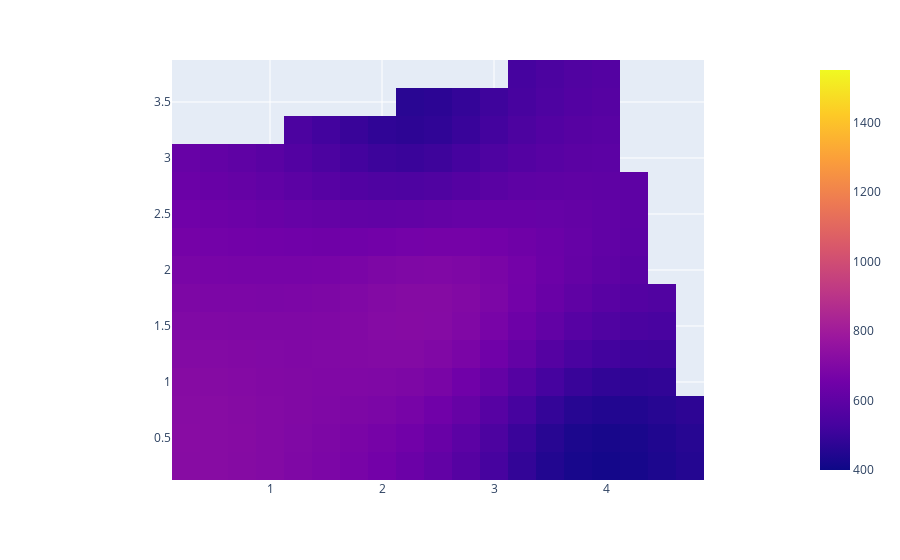
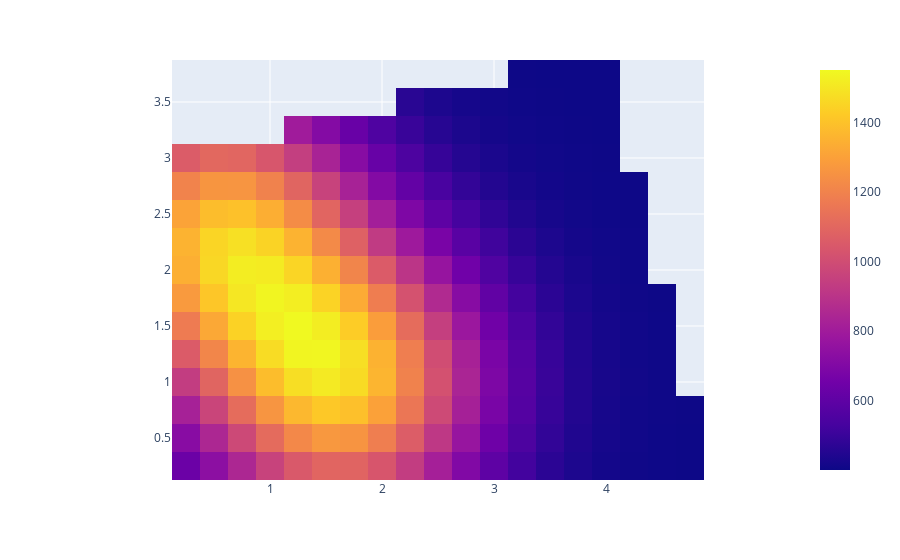
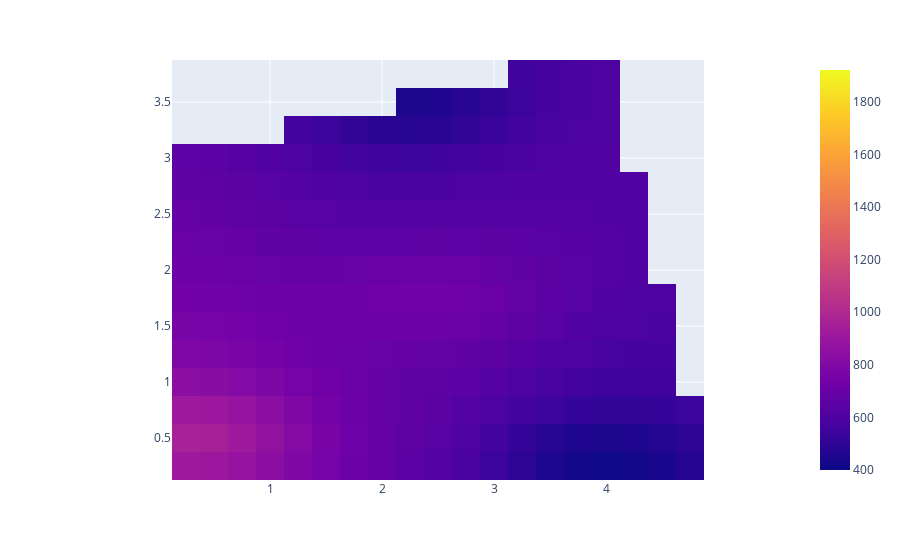
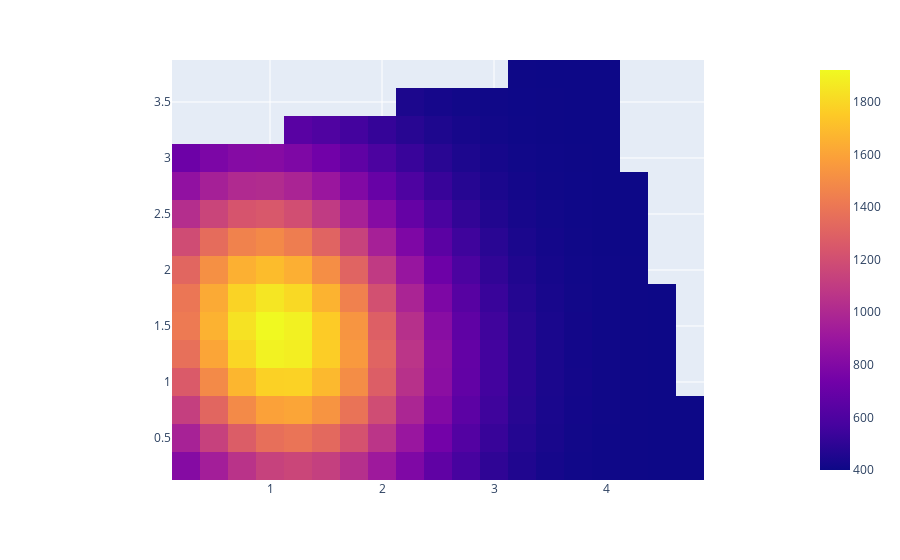

Notebook cell for these charts, in order:
### Code cell
for i in range(30):
    demo.run_cycle()

    print(" ------ INTERPOLATION ------")
    fig = px.imshow(demo.grid_map, range_color = (400, demo.real_map.max().max()))
    fig.update_yaxes(autorange = True)
    fig.show()

    # if demo.variogram is not None:
    #     x = np.arange(0, 2.5, 0.1)
    #     y = [demo.variogram.variance(i) for i in x]
    #     fig = px.line(x = x, y = y)
    #     fig.show()
    
    print(" ------ REAL ------")
    fig = px.imshow(demo.real_map)
    fig.update_yaxes(autorange = True)
    fig.show()

### Figure 1 — Plotly figure (JSON) as saved in the notebook; plotly's stock layout.template omitted (floating-point values rounded to 4 significant figures; data arrays with more than 128 entries replaced by an {"elided": "..."} marker saying what was removed)
{"data": [{"coloraxis": "coloraxis", "hovertemplate": "x: %{x}<br>y: %{y}<br>color: %{z}<extra></extra>", "name": "0", "type": "heatmap", "x": [0.25, 0.5, 0.75, 1, 1.25, 1.5, 1.75, 2, 2.25, 2.5, 2.75, 3, 3.25, 3.5, 3.75, 4, 4.25, 4.5, 4.75], "xaxis": "x", "y": [0.25, 0.5, 0.75, 1, 1.25, 1.5, 1.75, 2, 2.25, 2.5, 2.75, 3, 3.25, 3.5, 3.75], "yaxis": "y", "z": {"elided": "15x19 float values"}}], "layout": {"coloraxis": {"cmax": 1552.0, "cmin": 400, "colorscale": [[0, "#0d0887"], [0.1111, "#46039f"], [0.2222, "#7201a8"], [0.3333, "#9c179e"], [0.4444, "#bd3786"], [0.5556, "#d8576b"], [0.6667, "#ed7953"], [0.7778, "#fb9f3a"], [0.8889, "#fdca26"], [1, "#f0f921"]]}, "margin": {"t": 60}, "xaxis": {"anchor": "y", "constrain": "domain", "domain": [0, 1], "scaleanchor": "y"}, "yaxis": {"anchor": "x", "autorange": true, "constrain": "domain", "domain": [0, 1]}}}

### Figure 2 — Plotly figure (JSON) as saved in the notebook; plotly's stock layout.template omitted (floating-point values rounded to 4 significant figures; data arrays with more than 128 entries replaced by an {"elided": "..."} marker saying what was removed)
{"data": [{"coloraxis": "coloraxis", "hovertemplate": "x: %{x}<br>y: %{y}<br>color: %{z}<extra></extra>", "name": "0", "type": "heatmap", "x": [0.25, 0.5, 0.75, 1, 1.25, 1.5, 1.75, 2, 2.25, 2.5, 2.75, 3, 3.25, 3.5, 3.75, 4, 4.25, 4.5, 4.75], "xaxis": "x", "y": [3.75, 3.5, 3.25, 3, 2.75, 2.5, 2.25, 2, 1.75, 1.5, 1.25, 1, 0.75, 0.5, 0.25], "yaxis": "y", "z": {"elided": "15x19 float values"}}], "layout": {"coloraxis": {"colorscale": [[0, "#0d0887"], [0.1111, "#46039f"], [0.2222, "#7201a8"], [0.3333, "#9c179e"], [0.4444, "#bd3786"], [0.5556, "#d8576b"], [0.6667, "#ed7953"], [0.7778, "#fb9f3a"], [0.8889, "#fdca26"], [1, "#f0f921"]]}, "margin": {"t": 60}, "xaxis": {"anchor": "y", "constrain": "domain", "domain": [0, 1], "scaleanchor": "y"}, "yaxis": {"anchor": "x", "autorange": true, "constrain": "domain", "domain": [0, 1]}}}

### Figure 3 — Plotly figure (JSON) as saved in the notebook; plotly's stock layout.template omitted (floating-point values rounded to 4 significant figures; data arrays with more than 128 entries replaced by an {"elided": "..."} marker saying what was removed)
{"data": [{"coloraxis": "coloraxis", "hovertemplate": "x: %{x}<br>y: %{y}<br>color: %{z}<extra></extra>", "name": "0", "type": "heatmap", "x": [0.25, 0.5, 0.75, 1, 1.25, 1.5, 1.75, 2, 2.25, 2.5, 2.75, 3, 3.25, 3.5, 3.75, 4, 4.25, 4.5, 4.75], "xaxis": "x", "y": [0.25, 0.5, 0.75, 1, 1.25, 1.5, 1.75, 2, 2.25, 2.5, 2.75, 3, 3.25, 3.5, 3.75], "yaxis": "y", "z": {"elided": "15x19 float values"}}], "layout": {"coloraxis": {"cmax": 1921.0, "cmin": 400, "colorscale": [[0, "#0d0887"], [0.1111, "#46039f"], [0.2222, "#7201a8"], [0.3333, "#9c179e"], [0.4444, "#bd3786"], [0.5556, "#d8576b"], [0.6667, "#ed7953"], [0.7778, "#fb9f3a"], [0.8889, "#fdca26"], [1, "#f0f921"]]}, "margin": {"t": 60}, "xaxis": {"anchor": "y", "constrain": "domain", "domain": [0, 1], "scaleanchor": "y"}, "yaxis": {"anchor": "x", "autorange": true, "constrain": "domain", "domain": [0, 1]}}}

### Figure 4 — Plotly figure (JSON) as saved in the notebook; plotly's stock layout.template omitted (floating-point values rounded to 4 significant figures; data arrays with more than 128 entries replaced by an {"elided": "..."} marker saying what was removed)
{"data": [{"coloraxis": "coloraxis", "hovertemplate": "x: %{x}<br>y: %{y}<br>color: %{z}<extra></extra>", "name": "0", "type": "heatmap", "x": [0.25, 0.5, 0.75, 1, 1.25, 1.5, 1.75, 2, 2.25, 2.5, 2.75, 3, 3.25, 3.5, 3.75, 4, 4.25, 4.5, 4.75], "xaxis": "x", "y": [3.75, 3.5, 3.25, 3, 2.75, 2.5, 2.25, 2, 1.75, 1.5, 1.25, 1, 0.75, 0.5, 0.25], "yaxis": "y", "z": {"elided": "15x19 float values"}}], "layout": {"coloraxis": {"colorscale": [[0, "#0d0887"], [0.1111, "#46039f"], [0.2222, "#7201a8"], [0.3333, "#9c179e"], [0.4444, "#bd3786"], [0.5556, "#d8576b"], [0.6667, "#ed7953"], [0.7778, "#fb9f3a"], [0.8889, "#fdca26"], [1, "#f0f921"]]}, "margin": {"t": 60}, "xaxis": {"anchor": "y", "constrain": "domain", "domain": [0, 1], "scaleanchor": "y"}, "yaxis": {"anchor": "x", "autorange": true, "constrain": "domain", "domain": [0, 1]}}}
